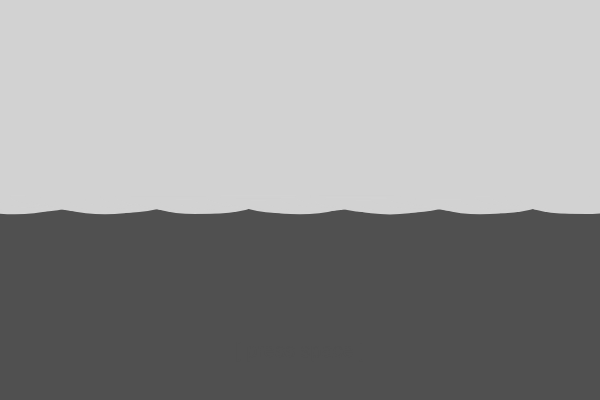
Frame 1 (no input)
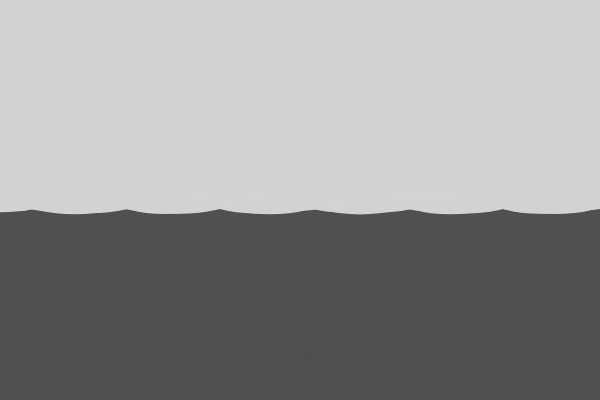
Frame 60 (no input)
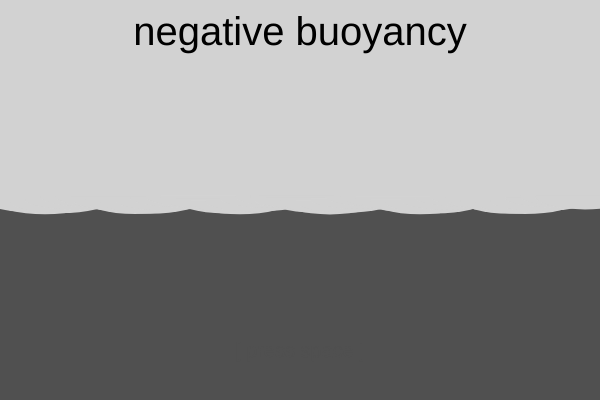
Frame 120 (the mouse pressed at the canvas centre since frame 60)

The p5.js sketch that drew these frames (run headless with seeded random() and noise() and a simulated clock; from frame 60 on, the mouse is pressed at the canvas centre):

// p5.js sketch
// ── sketch.js
var state = 1;
    trans = 0;
    yvar = -5;
    cSpace = 80;
    c2Space = 210;
    p = 1;
    pS = -150

function preload(){
}

function setup(){
    createCanvas(600, 400);
    textAlign(CENTER, CENTER);
}

function draw(){
    if (state==1){
        stateOne();
    } else if (state==2){
        stateTwo();
    } else if (state==3){
        stateThree()
    }
}

function keyPressed(){
    if(state==1 && frameCount>250 && keyCode==32 && trans==0){
        trans=1
    } else if (state==2 && keyCode==32){
        if (trans==0){
            trans=1
        } else if(trans==1){
            trans=0;
            state=2
        }
    }

}

// ── state_one.js
function stateOne(){
    // can change this so the location of the water can be easily animated, rather than fixed

    this.title = "negative buoyancy"

    if (trans==0){
        p=1;
    } else if (trans==1){
        p=p-1;
    }

    noStroke()
    background(80,80,80);
    fill(210,210,210)
    if (p>pS){
        rect(0,0,width,height/2+p);
        for(i=0;i<40;i++){
            arc(0+i*15,
            map(sin(frameCount/30+i),-1,1,height/2-6+p,height/2+p),
            100,
            map(cos(frameCount/30+i),-1,1,20,30),
            0,
            PI,
            OPEN)
        }
    } else {
        rect(0,0,width,height/2+pS);
        for(i=0;i<40;i++){
        arc(0+i*15,
        map(sin(frameCount/30+i),-1,1,height/2-6+pS,height/2+pS),
        100,
        map(cos(frameCount/30+i),-1,1,20,30),
        0,
        PI,
        OPEN)
        }
    }
        //text loading  
            // should be able to do this just so it adjusts the alpha
            // where each text element fades in from transparent

    if(frameCount>100){
        fill(0);
        textSize(40);
        if (yvar <height/4 && trans==0){
            text(this.title, width/2,yvar+p);
            yvar=yvar+2;
        } else {
            text(this.title, width/2,yvar+p);
            }
        }
    if(frameCount>150 && c2Space>100 && trans==0){
            fill(c2Space,c2Space,c2Space);
            textSize(20);
            text("a j r", width/2,height/3+p);
            c2Space=c2Space-1
        } else if (frameCount>150) {
            fill(100);
            textSize(20);
            text("a j r", width/2,height/3+p);
        }
    if(frameCount>250 && cSpace<200&& trans==0){
            fill(cSpace,cSpace,cSpace);
            textSize(20);
            text("[ press space ]", width/2,height/2+150+p);
            cSpace=cSpace+1
        } else {
            fill(cSpace,cSpace,cSpace);
            textSize(20);
            text("[ press space ]", width/2,height/2+150+p);
        }
    if (p<-(height/2+151)){
        state=2;
    }
}

// ── state_two.js
function stateTwo(){
    noStroke()
    background(80,80,80);
    fill(210,210,210)
    rect(0,0,width,height/2+pS);
    for(i=0;i<40;i++){
        arc(0+i*15,
        map(sin(frameCount/30+i),-1,1,height/2-6+pS,height/2+pS),
        100,
        map(cos(frameCount/30+i),-1,1,20,30),
        0,
        PI,
        OPEN)
    }
}
